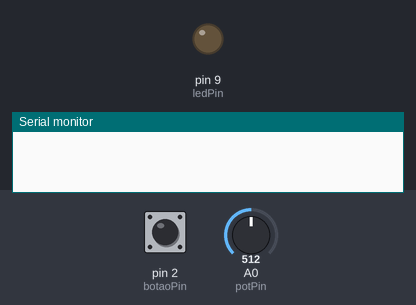
The sketch below on a simulated Arduino Uno, built with avr-gcc and run on an emulated ATmega328P. Parts: output pins drawn as LEDs (lit = HIGH), the last lines printed to the serial monitor. Inputs (shaded band) come from the test bench; at power-on: pin 2 (botaoPin) HIGH, A0 (potPin) = 512.

Above: at 1.2 s.
1.3 s: pin 2 (botaoPin) pulled LOW for 0.15 s
At 1.8 s:
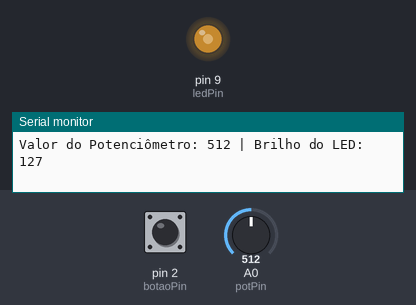
Timing chart, 0 to 4.3 s (numbered marks = the images above; inputs shaded):
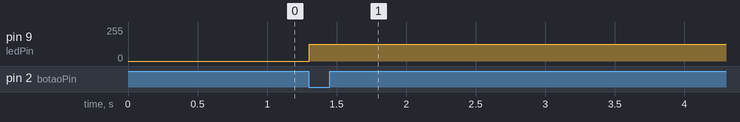

Measured:
- after the input at 1.3 s, pin 9 (ledPin): 0/255 → 127/255 at once

The sketch:

atv15.ino
```cpp
//15- Faça um sistema onde um potenciômetro
// controla o brilho de um led. Porem a atualização
// do brilho do led deve ocorrer somente quando 1
// botão for pressionado.

int potPin = A0;     // Pino do potenciômetro
int botaoPin = 2;    // Pino do botão
int ledPin = 9;      // Pino do LED (com PWM)

int valorPot = 0;     // Variável para armazenar o valor lido do potenciômetro
int brilhoLed = 0;   // Variável para o brilho do LED
int estadoBotao = 0; // Variável para armazenar o estado do botão
int ultimoEstadoBotao = HIGH; // Variável para armazenar o último estado do botão (para detectar transição)

void setup() {
  // Configura o pino do LED como saída
  pinMode(ledPin, OUTPUT);

  // Configura o pino do botão como entrada
  pinMode(botaoPin, INPUT_PULLUP);

  // Inicializa a comunicação serial (opcional)
  Serial.begin(9600);
}

void loop() {
  // Lê o estado do botão
  estadoBotao = digitalRead(botaoPin);

  // Lê o valor do potenciômetro (de 0 a 1023)
  valorPot = analogRead(potPin);

  // Mapeia o valor lido do potenciômetro (0-1023) para a faixa de PWM (0-255)
  brilhoLed = map(valorPot, 0, 1023, 0, 255);

  // Se houve uma transição de HIGH para LOW (botão pressionado)
  if (estadoBotao == LOW && ultimoEstadoBotao == HIGH) {
    // Atualiza o brilho do LED com o valor do potenciômetro
    analogWrite(ledPin, brilhoLed);

    // Imprime o valor do potenciômetro e o brilho do LED no monitor serial
    Serial.print("Valor do Potenciômetro: ");
    Serial.print(valorPot);
    Serial.print(" | Brilho do LED: ");
    Serial.println(brilhoLed);

    // Aguarda um pequeno tempo para evitar múltiplas leituras com um único pressionamento
    delay(200);  // Ajuste conforme necessário para o debounce do botão
  }

  // Atualiza o último estado do botão para verificar a transição
  ultimoEstadoBotao = estadoBotao;

  // Aguarda um curto tempo antes de ler novamente
  delay(100);
}
```
